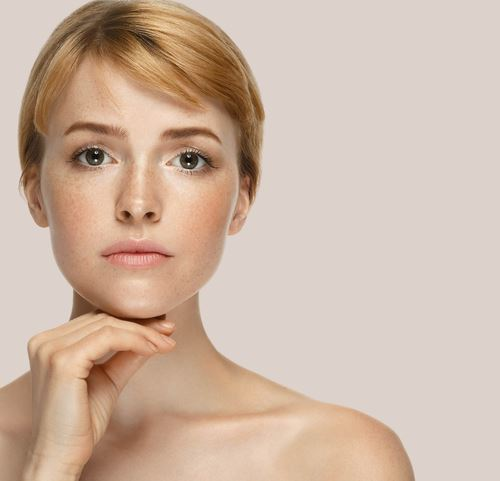
#> input picture visage.jpeg, 500 x 481 px
$ python contour_2.py
#> lines starting #> are read from the running program, lines starting #| are printed output that depends on the picture; after the words box and inside, x2 and y2 are one past the last pixel; in counts of white or black regions, pixels touching at a corner belong together
import numpy as np
import cv2 as cv
from matplotlib import pyplot as plt
img = cv.imread('visage.jpeg')
#> img is the input picture: shape (481, 500, 3); mean B, G, R 164.8, 181.6, 205.4
img_adv = cv.imread('adventure.jpeg')
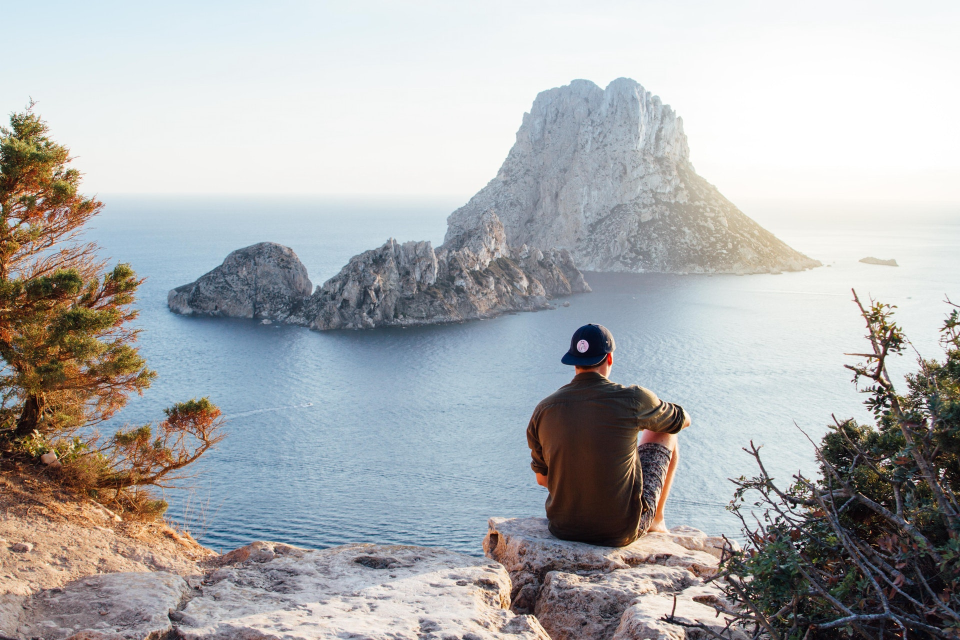
#> input picture adventure.jpeg, 1920 x 1280 px (shown at 1/2 size)
#> img_adv is the input picture: shape (1280, 1920, 3); mean B, G, R 175.1, 174, 172.9
# edges2 = cv.Canny(img,200,200)
# edges3 = cv.Canny(img,200,300)
laplacian = cv.Laplacian(img_adv,cv.CV_64F)
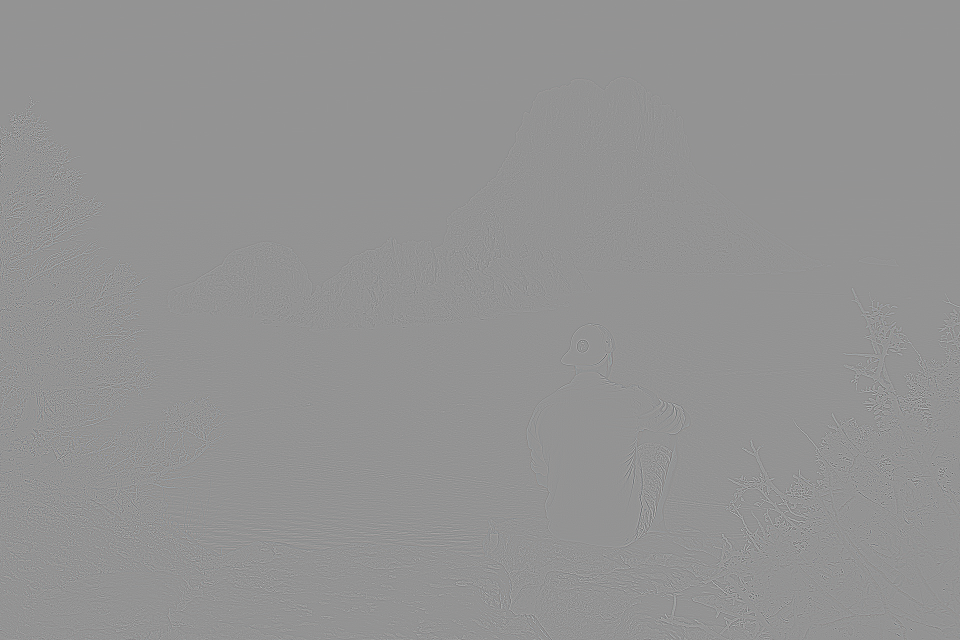
#> laplacian: shape (1280, 1920, 3) float64 (shown at 1/2 size); mean B, G, R 0, 0, 0; drawn with min black and max white
sobelx = cv.Sobel(img,cv.CV_64F,1,0,ksize=5)
sobely = cv.Sobel(img,cv.CV_64F,0,1,ksize=5)
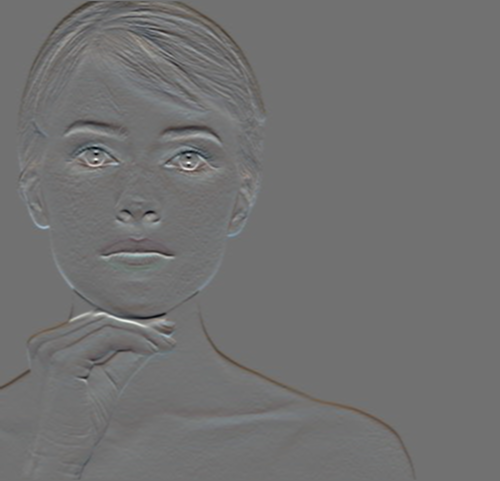
#> sobely: shape (481, 500, 3) float64; mean B, G, R -9, -5.4, -1.2; drawn with min black and max white

edges4 = cv.Canny(img_adv,200,400)
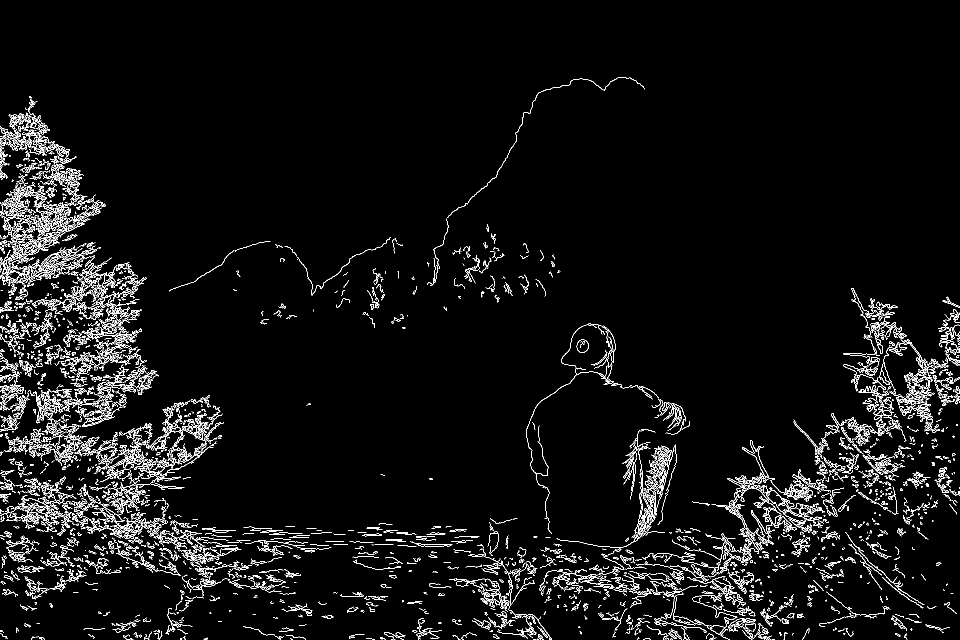
#> edges4: shape (1280, 1920) (shown at 1/2 size); 4.4% white in thin lines or dots, all inside (x1, y1, x2, y2) = (0, 154, 1920, 1280)
kernel = np.ones((4,4),np.uint8)
edge_dilate = cv.dilate(edges4,kernel, iterations=1)
#> edge_dilate: shape (1280, 1920); 16.1% white; 374 white regions (1 under 20 px), largest, box (x1, y1, x2, y2) and area: (0, 191, 665, 1280) 178649, (1077, 575, 1920, 1280) 105197, (897, 1087, 1106, 1280) 12012
# [6 lines of commented-out code are left out]
cv.imshow("edges4", edges4)
cv.imshow("edge_dilate", edge_dilate)
cv.imshow("laplacian", laplacian)
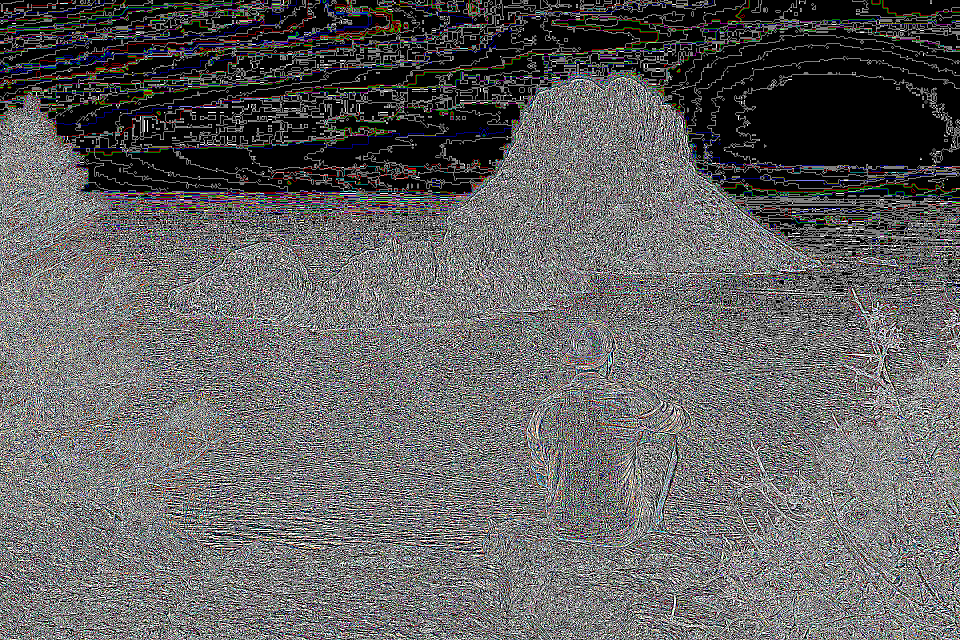
#> window 'laplacian': shape (1280, 1920, 3) (shown at 1/2 size); mean B, G, R 96.9, 96.8, 97.3
cv.imshow("sobelx", sobelx)
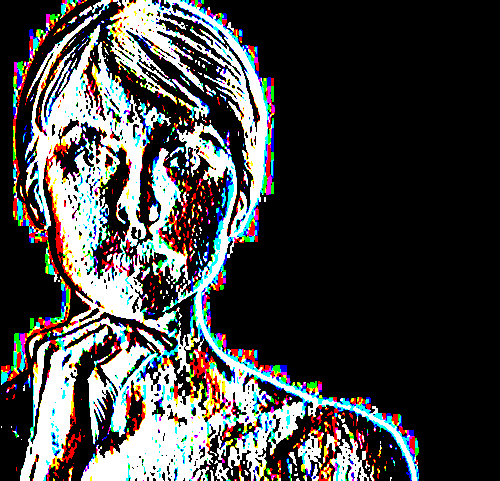
#> window 'sobelx': shape (481, 500, 3); mean B, G, R 67.1, 68, 68.1
cv.imshow("sobely", sobely)
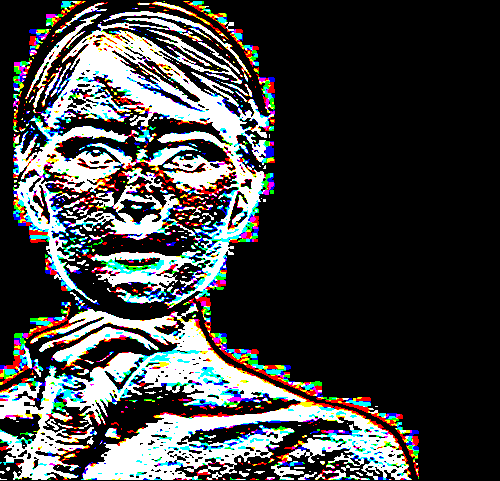
#> window 'sobely': shape (481, 500, 3); mean B, G, R 66.9, 67, 66.2
# [4 lines of commented-out code are left out]
cv.waitKey(0)
cv.destroyAllWindows()
# [6 lines of commented-out code are left out]
